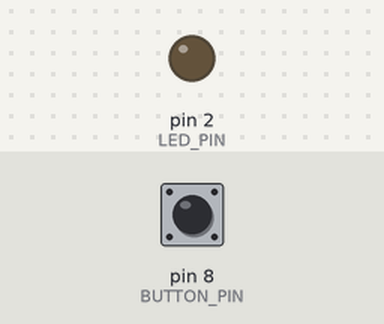
Bench run of a sketch on a simulated Arduino Uno, built with avr-gcc and run on an emulated ATmega328P. Parts: output pins drawn as LEDs (lit = HIGH). Inputs (shaded band) come from the test bench; at power-on: pin 8 (BUTTON_PIN) LOW.

Above: at 2.3 s.
2.4 s: pin 8 (BUTTON_PIN) pulled HIGH for 3.2 s
At 6.7 s:
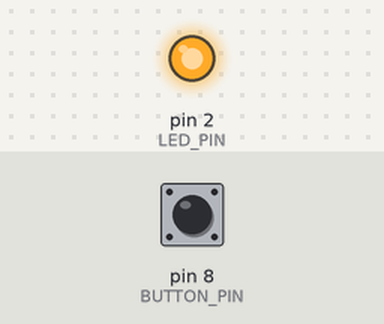
7.1 s: pin 8 (BUTTON_PIN) pulled HIGH for 0.65 s
At 8.4 s:
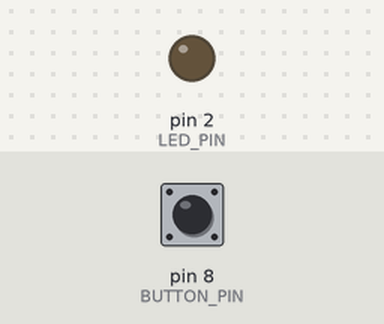
Timing chart, 0 to 10.1 s (numbered marks = the images above; inputs shaded):
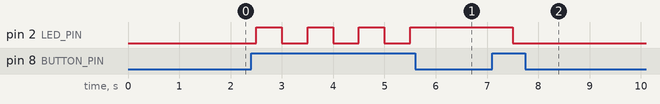

Measured:
- after the input at 2.4 s, pin 2 (LED_PIN): alternates HIGH for 0.50 s and LOW for 0.50 s, 7 changes in all, then stays HIGH, starting after 0.10 s
- after the input at 7.1 s, pin 2 (LED_PIN): HIGH → LOW after 0.40 s

The sketch:

btn-led-fsm.ino
```cpp
#include "led.h"
#include "button.h"

struct State {
	unsigned long Out;
	unsigned long Time;
	unsigned long Next[2];
};

typedef const struct State STyp;

STyp FSM[2] = {
	{0,50, {LED_OFF_STATE, LED_ON_STATE}},
	{1,50, {LED_ON_STATE, LED_OFF_STATE}}
};

int FSM_State = LED_OFF_STATE;


void InitialStateInit() {
	FSM_State = LED_OFF_STATE;
}


void setup() {
	InitialStateInit();
  LEDInit();
  ButtonInit();
}


void loop() {
	int output = FSM[FSM_State].Out;

	LEDSetState(output);

	delay(FSM[FSM_State].Time *10);
	int input = ReadButton();

	FSM_State = FSM[FSM_State].Next[input];
}
```

button.cpp
```cpp
#include "button.h"


void ButtonInit() {
	pinMode(BUTTON_PIN, INPUT);
}


int ReadButton() {
 return digitalRead(BUTTON_PIN);
}
```

button.h
```cpp
#ifndef _BUTTON_H_
#define _BUTTON_H_

#include <Arduino.h>

#define BUTTON_PIN 8

void ButtonInit();
int ReadButton();

#endif
```

led.cpp
```cpp
#include "led.h"


void LEDInit() {
	pinMode(LED_PIN, OUTPUT);
}


void LEDSetState(int state) {
	digitalWrite(LED_PIN, state);
}
```

led.h
```cpp
#ifndef _LED_H_
#define _LED_H_


#define LED_OFF_STATE 0
#define LED_ON_STATE 1

#define LED_PIN 2

#include <Arduino.h>

void LEDInit();
void LEDSetState(int);

#endif
```
